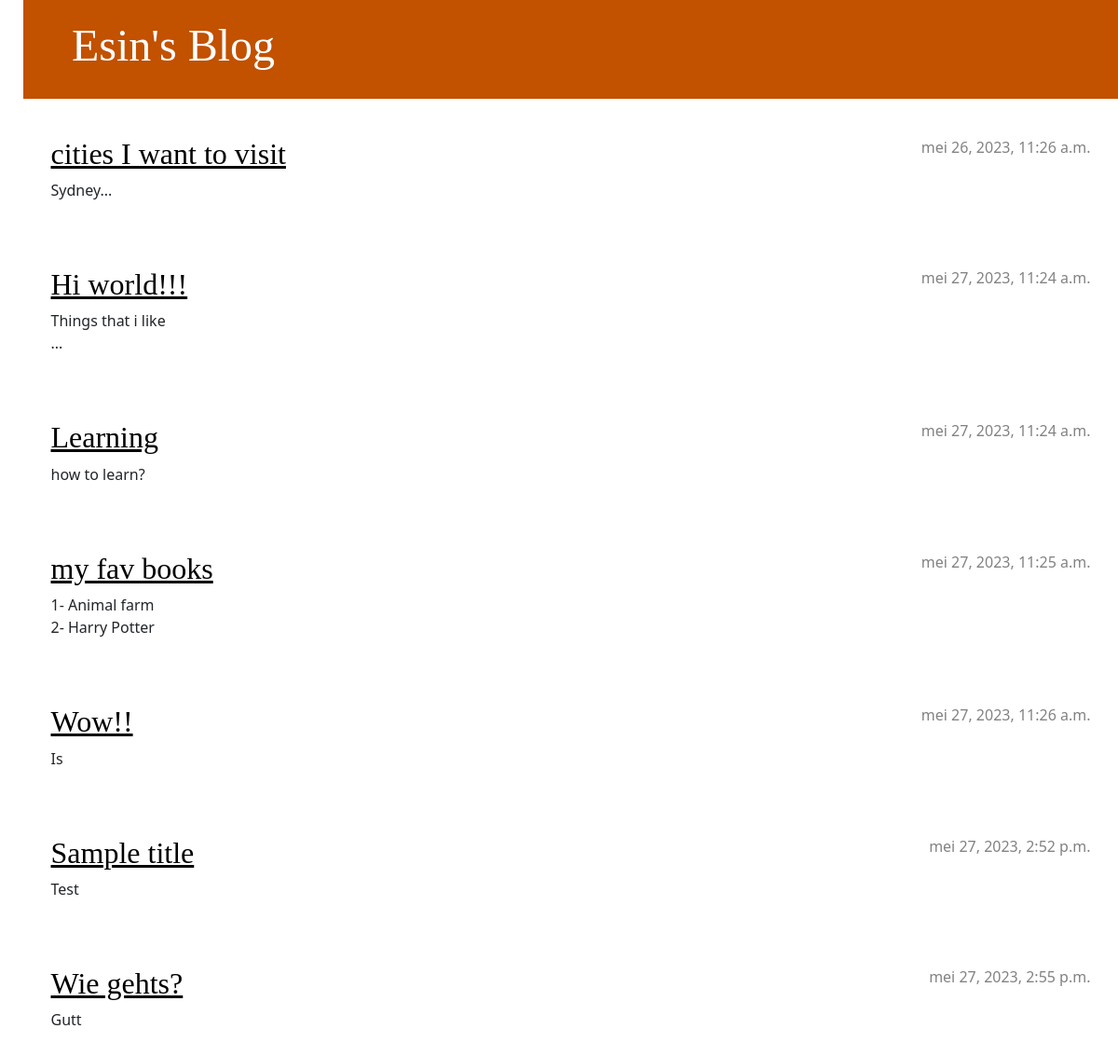
The app's page /, older data.
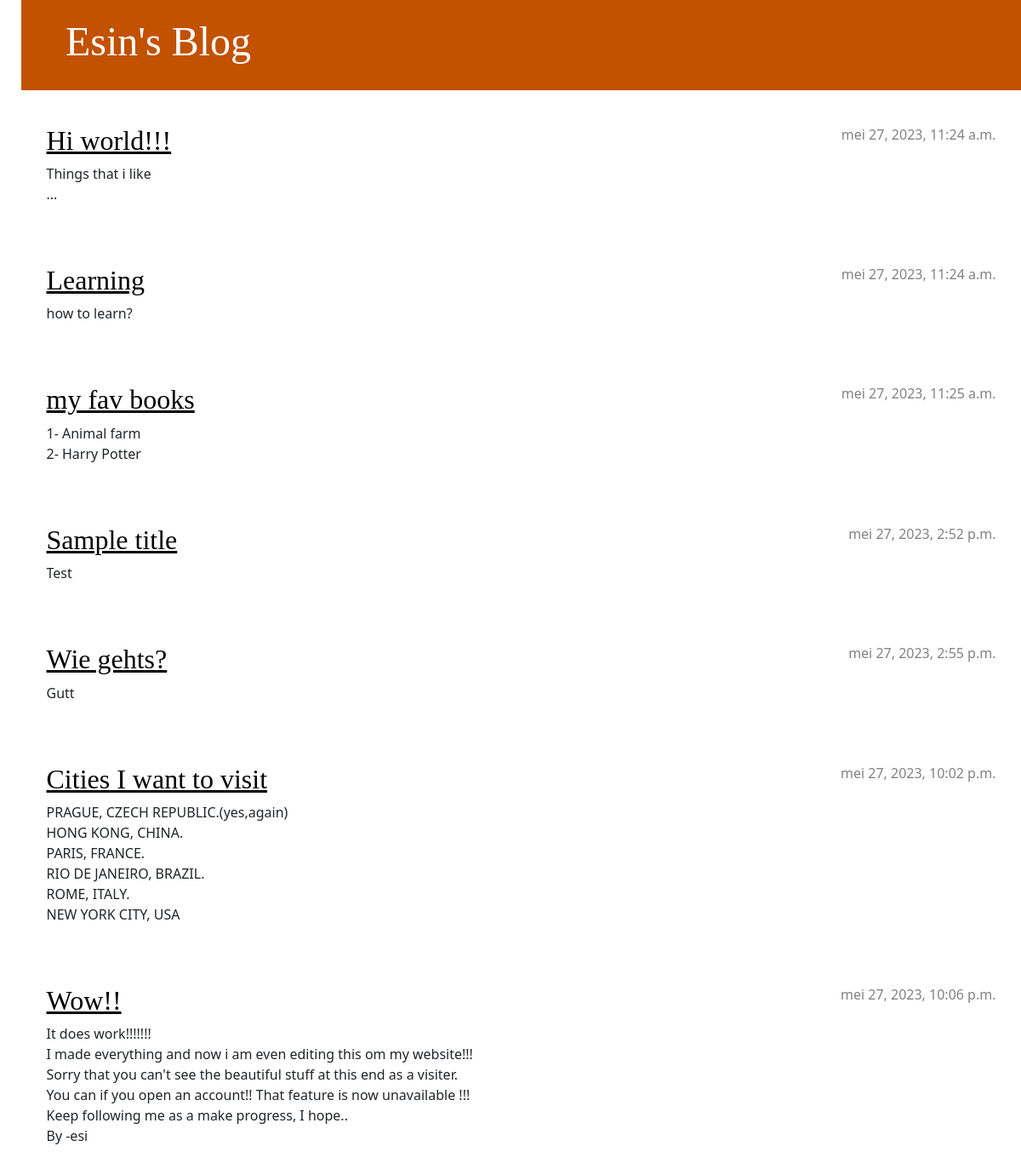
The same page, newer data.
### blog/models.py (models this page shows, shortened)
class Post(models.Model):
    author = models.ForeignKey(settings.AUTH_USER_MODEL, on_delete=models.CASCADE)
    title = models.CharField(max_length=200)
    text = models.TextField()
    foto = models.ImageField(upload_to='post_images/')
    created_date = models.DateTimeField(default=timezone.now)
    published_date = models.DateTimeField(blank=True, null=True)

### blog/views.py (the view)
# urls.py: path('', views.post_list, name='post_list'),
def post_list(request):
    posts = Post.objects.filter(published_date__lte=timezone.now()).order_by('published_date')
    return render(request, 'blog/post_list.html', {'posts': posts})

### blog/templates/blog/post_list.html
{% extends 'blog/base.html' %}
{% block content %}
    {% for post in posts %}
        <article class="post">
            <time class="date">
                {{ post.published_date }}
            </time>
            <h2><a href="{% url 'post_detail' pk=post.pk %}">{{ post.title }}</a></h2>
            <p>{{ post.text|linebreaksbr }}</p>
        </article>
    {% endfor %}
 {% endblock %}

### blog/templates/blog/base.html (shortened to what this page needs)
{% load static %}
<!DOCTYPE html>
<html>
    <head>
        <link rel="stylesheet" href="https://cdn.jsdelivr.net/npm/bootstrap@5.1.3/dist/css/bootstrap.min.css">
        <link rel="stylesheet" href="{% static 'css/blog.css' %}">
    </head>
    <body>
        <header class="page-header">
          <div class="container">
              <h1><a href="/">Esin's Blog</a></h1>
          </div>
        </header>
        <main class="container">
            <div class="row">
                <div class="col">
                {% block content %}
                {% endblock %}
                </div>
            </div>
        </main>
    </body>
</html>

### blog/static/css/blog.css (style rules this page uses)
h1 a, h2 a { color: #0ddf5a; }
body { padding-left: 25px; }
h1 a, h2 a { color: #C25100; font-family: 'PT Serif'; }
.page-header { background-color: #C25100; margin-top: 0; margin-bottom: 40px; padding: 20px 20px 20px 40px; }
.page-header h1, .page-header h1 a, .page-header h1 a:visited, .page-header h1 a:active { color: #ffffff; font-size: 36pt; text-decoration: none; }
h1, h2, h3, h4 { font-family: 'Lobster', cursive; }
.date { color: #828282; }
.post { margin-bottom: 70px; }
.post h2 a, .post h2 a:visited { color: #000000; }
.post > .date, .post > .actions { float: right; }

Row changes from the older to the newer data that the page shows:
changed Post: published_date "mei 26, 2023, 11:26 a.m." → "mei 27, 2023, 10:02 p.m."; title "cities I want to visit" → "Cities I want to visit"; text "Sydney..." → "PRAGUE, CZECH REPUBLIC.(yes,again) HONG KONG, CHINA. PARIS, FRANCE. RIO DE JANEIRO, BRAZIL. ROME, ITALY. NEW YORK CITY, USA"; moves down the list
changed Post "Wow!!": published_date "mei 27, 2023, 11:26 a.m." → "mei 27, 2023, 10:06 p.m."; text "Is" → "It does work!!!!!!! I made everything and now i am even editing this om my website!!! Sorry that you can't see the beautiful stuff at this end as a visiter. You can if you open an account!! That feature is now unavailable !!! Keep following me as a make progress, I hope.. By -esi"; moves down the list
